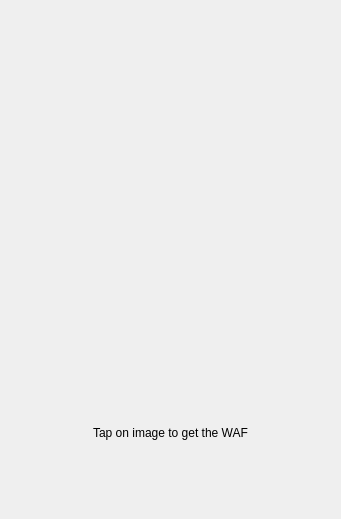
<?xml version="1.0" encoding="UTF-8"?>
<ui version="4.0">
 <class>WAFMainWindow</class>
 <widget class="QMainWindow" name="WAFMainWindow">
  <property name="geometry">
   <rect>
    <x>0</x>
    <y>0</y>
    <width>327</width>
    <height>519</height>
   </rect>
  </property>
  <property name="windowTitle">
   <string>WAF Meter</string>
  </property>
  <property name="windowIcon">
   <iconset resource="../WAFmeter.qrc">
    <normaloff>:/icons/WAFMeter64.png</normaloff>:/icons/WAFMeter64.png</iconset>
  </property>
  <property name="styleSheet">
   <string notr="true"/>
  </property>
  <widget class="QWidget" name="centralWidget">
   <property name="sizePolicy">
    <sizepolicy hsizetype="Expanding" vsizetype="Expanding">
     <horstretch>0</horstretch>
     <verstretch>0</verstretch>
    </sizepolicy>
   </property>
   <layout class="QVBoxLayout" name="verticalLayout">
    <property name="spacing">
     <number>0</number>
    </property>
    <property name="leftMargin">
     <number>0</number>
    </property>
    <property name="topMargin">
     <number>0</number>
    </property>
    <property name="rightMargin">
     <number>0</number>
    </property>
    <property name="bottomMargin">
     <number>0</number>
    </property>
    <item>
     <widget class="WAFLabel" name="imageLabel">
      <property name="sizePolicy">
       <sizepolicy hsizetype="Preferred" vsizetype="Expanding">
        <horstretch>0</horstretch>
        <verstretch>0</verstretch>
       </sizepolicy>
      </property>
      <property name="styleSheet">
       <string notr="true"/>
      </property>
      <property name="text">
       <string/>
      </property>
      <property name="scaledContents">
       <bool>true</bool>
      </property>
      <property name="alignment">
       <set>Qt::AlignCenter</set>
      </property>
     </widget>
    </item>
    <item>
     <widget class="QLabel" name="tapLabel">
      <property name="text">
       <string>Tap on image to get the WAF</string>
      </property>
      <property name="scaledContents">
       <bool>true</bool>
      </property>
      <property name="alignment">
       <set>Qt::AlignCenter</set>
      </property>
     </widget>
    </item>
    <item>
     <widget class="QWidget" name="widget_grid_bottom" native="true">
      <property name="sizePolicy">
       <sizepolicy hsizetype="Preferred" vsizetype="Preferred">
        <horstretch>0</horstretch>
        <verstretch>0</verstretch>
       </sizepolicy>
      </property>
      <property name="minimumSize">
       <size>
        <width>0</width>
        <height>64</height>
       </size>
      </property>
      <property name="maximumSize">
       <size>
        <width>16777215</width>
        <height>66</height>
       </size>
      </property>
      <property name="styleSheet">
       <string notr="true">background-color: rgba(255, 255, 255, 0);</string>
      </property>
      <layout class="QGridLayout" name="gridLayout_2">
       <property name="leftMargin">
        <number>1</number>
       </property>
       <property name="topMargin">
        <number>1</number>
       </property>
       <property name="rightMargin">
        <number>1</number>
       </property>
       <property name="bottomMargin">
        <number>1</number>
       </property>
       <property name="spacing">
        <number>2</number>
       </property>
       <item row="1" column="1">
        <widget class="QPushButton" name="frontCamButton">
         <property name="sizePolicy">
          <sizepolicy hsizetype="Expanding" vsizetype="Expanding">
           <horstretch>0</horstretch>
           <verstretch>0</verstretch>
          </sizepolicy>
         </property>
         <property name="toolTip">
          <string>Use front camera</string>
         </property>
         <property name="text">
          <string/>
         </property>
         <property name="icon">
          <iconset resource="../WAFmeter.qrc">
           <normaloff>:/icons/switch-cameras64.png</normaloff>:/icons/switch-cameras64.png</iconset>
         </property>
         <property name="iconSize">
          <size>
           <width>32</width>
           <height>32</height>
          </size>
         </property>
         <property name="checkable">
          <bool>true</bool>
         </property>
         <property name="flat">
          <bool>true</bool>
         </property>
        </widget>
       </item>
       <item row="1" column="5">
        <widget class="QPushButton" name="deskButton">
         <property name="sizePolicy">
          <sizepolicy hsizetype="Expanding" vsizetype="Preferred">
           <horstretch>0</horstretch>
           <verstretch>0</verstretch>
          </sizepolicy>
         </property>
         <property name="toolTip">
          <string>Grab screen behind the window</string>
         </property>
         <property name="text">
          <string/>
         </property>
         <property name="icon">
          <iconset resource="../WAFmeter.qrc">
           <normaloff>:/icons/video-display.png</normaloff>:/icons/video-display.png</iconset>
         </property>
         <property name="iconSize">
          <size>
           <width>32</width>
           <height>32</height>
          </size>
         </property>
         <property name="flat">
          <bool>true</bool>
         </property>
        </widget>
       </item>
       <item row="1" column="6">
        <widget class="Line" name="line">
         <property name="orientation">
          <enum>Qt::Vertical</enum>
         </property>
        </widget>
       </item>
       <item row="1" column="0">
        <widget class="QPushButton" name="camButton">
         <property name="sizePolicy">
          <sizepolicy hsizetype="Expanding" vsizetype="Expanding">
           <horstretch>0</horstretch>
           <verstretch>0</verstretch>
          </sizepolicy>
         </property>
         <property name="toolTip">
          <string>Activate camera grabbing</string>
         </property>
         <property name="statusTip">
          <string>Toggle webcam input</string>
         </property>
         <property name="text">
          <string/>
         </property>
         <property name="icon">
          <iconset resource="../WAFmeter.qrc">
           <normaloff>:/icons/camera-square128-off.png</normaloff>
           <normalon>:/icons/camera-square128.png</normalon>:/icons/camera-square128-off.png</iconset>
         </property>
         <property name="iconSize">
          <size>
           <width>32</width>
           <height>32</height>
          </size>
         </property>
         <property name="checkable">
          <bool>true</bool>
         </property>
         <property name="flat">
          <bool>true</bool>
         </property>
        </widget>
       </item>
       <item row="1" column="2">
        <widget class="QPushButton" name="continuousButton">
         <property name="sizePolicy">
          <sizepolicy hsizetype="Expanding" vsizetype="Expanding">
           <horstretch>0</horstretch>
           <verstretch>0</verstretch>
          </sizepolicy>
         </property>
         <property name="toolTip">
          <string>Continuous mode</string>
         </property>
         <property name="text">
          <string/>
         </property>
         <property name="icon">
          <iconset resource="../WAFmeter.qrc">
           <normaloff>:/icons/tap-refresh.png</normaloff>
           <normalon>:/icons/continuous-refresh.png</normalon>:/icons/tap-refresh.png</iconset>
         </property>
         <property name="iconSize">
          <size>
           <width>32</width>
           <height>32</height>
          </size>
         </property>
         <property name="checkable">
          <bool>true</bool>
         </property>
         <property name="flat">
          <bool>true</bool>
         </property>
        </widget>
       </item>
       <item row="1" column="3">
        <widget class="QPushButton" name="movieButton">
         <property name="sizePolicy">
          <sizepolicy hsizetype="Expanding" vsizetype="Preferred">
           <horstretch>0</horstretch>
           <verstretch>0</verstretch>
          </sizepolicy>
         </property>
         <property name="toolTip">
          <string>Open a movie file</string>
         </property>
         <property name="statusTip">
          <string>Open a movie file</string>
         </property>
         <property name="text">
          <string/>
         </property>
         <property name="icon">
          <iconset resource="../WAFmeter.qrc">
           <normaloff>:/icons/media-playback-start.png</normaloff>:/icons/media-playback-start.png</iconset>
         </property>
         <property name="iconSize">
          <size>
           <width>32</width>
           <height>32</height>
          </size>
         </property>
         <property name="checkable">
          <bool>true</bool>
         </property>
         <property name="flat">
          <bool>true</bool>
         </property>
        </widget>
       </item>
       <item row="1" column="4">
        <widget class="QPushButton" name="fileButton">
         <property name="sizePolicy">
          <sizepolicy hsizetype="Expanding" vsizetype="Preferred">
           <horstretch>0</horstretch>
           <verstretch>0</verstretch>
          </sizepolicy>
         </property>
         <property name="toolTip">
          <string>Open a picture file</string>
         </property>
         <property name="styleSheet">
          <string notr="true"/>
         </property>
         <property name="text">
          <string/>
         </property>
         <property name="icon">
          <iconset resource="../WAFmeter.qrc">
           <normaloff>:/icons/image-jpeg.png</normaloff>:/icons/image-jpeg.png</iconset>
         </property>
         <property name="iconSize">
          <size>
           <width>32</width>
           <height>32</height>
          </size>
         </property>
         <property name="shortcut">
          <string>Ctrl+O</string>
         </property>
         <property name="flat">
          <bool>true</bool>
         </property>
        </widget>
       </item>
       <item row="1" column="7">
        <widget class="QPushButton" name="snapButton">
         <property name="sizePolicy">
          <sizepolicy hsizetype="Expanding" vsizetype="Preferred">
           <horstretch>0</horstretch>
           <verstretch>0</verstretch>
          </sizepolicy>
         </property>
         <property name="toolTip">
          <string>Save snapshot in your Desktop directory</string>
         </property>
         <property name="text">
          <string/>
         </property>
         <property name="icon">
          <iconset resource="../WAFmeter.qrc">
           <normaloff>:/icons/camera-photo.png</normaloff>:/icons/camera-photo.png</iconset>
         </property>
         <property name="iconSize">
          <size>
           <width>32</width>
           <height>32</height>
          </size>
         </property>
         <property name="flat">
          <bool>true</bool>
         </property>
        </widget>
       </item>
       <item row="1" column="8">
        <widget class="QPushButton" name="dirButton">
         <property name="sizePolicy">
          <sizepolicy hsizetype="Preferred" vsizetype="Preferred">
           <horstretch>0</horstretch>
           <verstretch>0</verstretch>
          </sizepolicy>
         </property>
         <property name="toolTip">
          <string>Save snapshot in your Desktop directory</string>
         </property>
         <property name="text">
          <string/>
         </property>
         <property name="icon">
          <iconset resource="../WAFmeter.qrc">
           <normaloff>:/icons/folder-image.png</normaloff>:/icons/folder-image.png</iconset>
         </property>
         <property name="iconSize">
          <size>
           <width>32</width>
           <height>32</height>
          </size>
         </property>
         <property name="flat">
          <bool>true</bool>
         </property>
        </widget>
       </item>
      </layout>
     </widget>
    </item>
    <item>
     <widget class="QLabel" name="debugLabel">
      <property name="font">
       <font>
        <pointsize>8</pointsize>
       </font>
      </property>
      <property name="text">
       <string/>
      </property>
      <property name="wordWrap">
       <bool>true</bool>
      </property>
     </widget>
    </item>
   </layout>
  </widget>
 </widget>
 <layoutdefault spacing="6" margin="11"/>
 <customwidgets>
  <customwidget>
   <class>WAFLabel</class>
   <extends>QLabel</extends>
   <header>wafmainwindow.h</header>
  </customwidget>
 </customwidgets>
 <resources>
  <include location="../WAFmeter.qrc"/>
 </resources>
 <connections/>
</ui>
